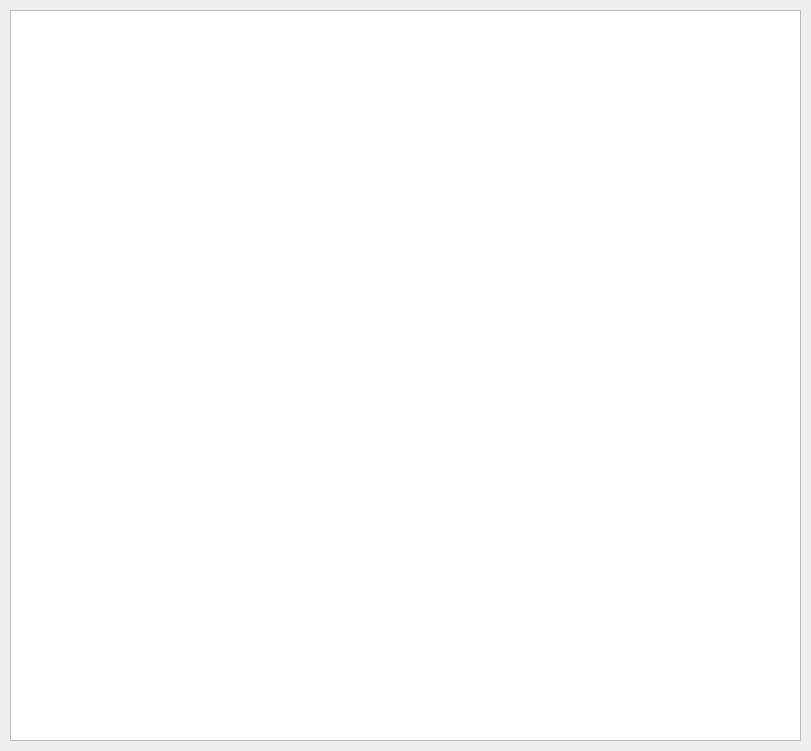
<?xml version="1.0" encoding="UTF-8"?>
<ui version="4.0">
 <class>Stats</class>
 <widget class="QWidget" name="Stats">
  <property name="geometry">
   <rect>
    <x>0</x>
    <y>0</y>
    <width>811</width>
    <height>751</height>
   </rect>
  </property>
  <property name="windowTitle">
   <string>Form</string>
  </property>
  <widget class="QTableWidget" name="table">
   <property name="geometry">
    <rect>
     <x>10</x>
     <y>10</y>
     <width>791</width>
     <height>731</height>
    </rect>
   </property>
  </widget>
 </widget>
 <resources/>
 <connections/>
</ui>
